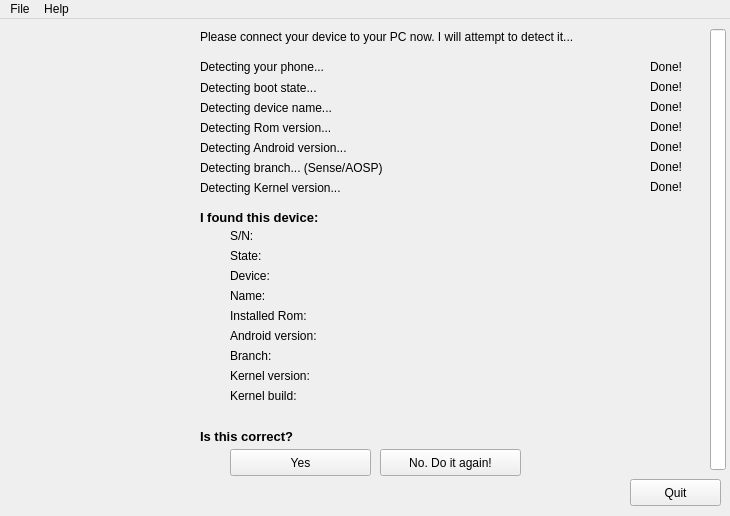
<?xml version="1.0" encoding="UTF-8"?>
<ui version="4.0">
 <class>detect</class>
 <widget class="QMainWindow" name="detect">
  <property name="geometry">
   <rect>
    <x>0</x>
    <y>0</y>
    <width>730</width>
    <height>516</height>
   </rect>
  </property>
  <property name="minimumSize">
   <size>
    <width>730</width>
    <height>516</height>
   </size>
  </property>
  <property name="maximumSize">
   <size>
    <width>730</width>
    <height>516</height>
   </size>
  </property>
  <property name="windowTitle">
   <string>Bricked-Installer</string>
  </property>
  <widget class="QWidget" name="centralwidget">
   <widget class="QLabel" name="lbl_brickedimage">
    <property name="geometry">
     <rect>
      <x>10</x>
      <y>10</y>
      <width>181</width>
      <height>461</height>
     </rect>
    </property>
    <property name="text">
     <string>&lt;!DOCTYPE HTML PUBLIC &quot;-//W3C//DTD HTML 4.0//EN&quot; &quot;http://www.w3.org/TR/REC-html40/strict.dtd&quot;&gt;
&lt;html&gt;&lt;head&gt;&lt;meta name=&quot;qrichtext&quot; content=&quot;1&quot; /&gt;&lt;style type=&quot;text/css&quot;&gt;
p, li { white-space: pre-wrap; }
&lt;/style&gt;&lt;/head&gt;&lt;body style=&quot; font-family:'Sans'; font-size:10pt; font-weight:400; font-style:normal;&quot;&gt;
&lt;p style=&quot; margin-top:0px; margin-bottom:0px; margin-left:0px; margin-right:0px; -qt-block-indent:0; text-indent:0px;&quot;&gt;&lt;img src=&quot;:/res/img_us/img_us/skyscraper.png&quot; /&gt;&lt;/p&gt;&lt;/body&gt;&lt;/html&gt;</string>
    </property>
   </widget>
   <widget class="QLabel" name="lbl_detectphone">
    <property name="geometry">
     <rect>
      <x>200</x>
      <y>40</y>
      <width>361</width>
      <height>16</height>
     </rect>
    </property>
    <property name="text">
     <string>Detecting your phone...</string>
    </property>
   </widget>
   <widget class="QLabel" name="lbl_plugin">
    <property name="geometry">
     <rect>
      <x>200</x>
      <y>10</y>
      <width>521</width>
      <height>16</height>
     </rect>
    </property>
    <property name="text">
     <string>Please connect your device to your PC now. I will attempt to detect it...</string>
    </property>
   </widget>
   <widget class="QProgressBar" name="bar_detectphone">
    <property name="geometry">
     <rect>
      <x>710</x>
      <y>10</y>
      <width>16</width>
      <height>441</height>
     </rect>
    </property>
    <property name="minimum">
     <number>0</number>
    </property>
    <property name="maximum">
     <number>100</number>
    </property>
    <property name="value">
     <number>0</number>
    </property>
    <property name="textVisible">
     <bool>false</bool>
    </property>
    <property name="orientation">
     <enum>Qt::Vertical</enum>
    </property>
    <property name="invertedAppearance">
     <bool>true</bool>
    </property>
    <property name="textDirection">
     <enum>QProgressBar::TopToBottom</enum>
    </property>
    <property name="format">
     <string>%p% Done</string>
    </property>
   </widget>
   <widget class="QLabel" name="lbl_detectstate">
    <property name="geometry">
     <rect>
      <x>200</x>
      <y>60</y>
      <width>361</width>
      <height>17</height>
     </rect>
    </property>
    <property name="text">
     <string>Detecting boot state...</string>
    </property>
   </widget>
   <widget class="QLabel" name="lbl_detectdevice">
    <property name="geometry">
     <rect>
      <x>200</x>
      <y>80</y>
      <width>361</width>
      <height>17</height>
     </rect>
    </property>
    <property name="text">
     <string>Detecting device name...</string>
    </property>
   </widget>
   <widget class="QLabel" name="lbl_detectromversion">
    <property name="geometry">
     <rect>
      <x>200</x>
      <y>100</y>
      <width>361</width>
      <height>17</height>
     </rect>
    </property>
    <property name="text">
     <string>Detecting Rom version...</string>
    </property>
   </widget>
   <widget class="QLabel" name="lbl_detectandroidversion">
    <property name="geometry">
     <rect>
      <x>200</x>
      <y>120</y>
      <width>361</width>
      <height>17</height>
     </rect>
    </property>
    <property name="text">
     <string>Detecting Android version...</string>
    </property>
   </widget>
   <widget class="QLabel" name="lbl_detectbranchversion">
    <property name="geometry">
     <rect>
      <x>200</x>
      <y>140</y>
      <width>361</width>
      <height>17</height>
     </rect>
    </property>
    <property name="text">
     <string>Detecting branch... (Sense/AOSP)</string>
    </property>
   </widget>
   <widget class="QLabel" name="lbl_donephone">
    <property name="geometry">
     <rect>
      <x>650</x>
      <y>40</y>
      <width>41</width>
      <height>16</height>
     </rect>
    </property>
    <property name="text">
     <string>Done!</string>
    </property>
   </widget>
   <widget class="QLabel" name="lbl_donestate">
    <property name="geometry">
     <rect>
      <x>650</x>
      <y>60</y>
      <width>41</width>
      <height>16</height>
     </rect>
    </property>
    <property name="text">
     <string>Done!</string>
    </property>
   </widget>
   <widget class="QLabel" name="lbl_donedevcode">
    <property name="geometry">
     <rect>
      <x>650</x>
      <y>80</y>
      <width>41</width>
      <height>16</height>
     </rect>
    </property>
    <property name="text">
     <string>Done!</string>
    </property>
   </widget>
   <widget class="QLabel" name="lbl_donerom">
    <property name="geometry">
     <rect>
      <x>650</x>
      <y>100</y>
      <width>41</width>
      <height>16</height>
     </rect>
    </property>
    <property name="text">
     <string>Done!</string>
    </property>
   </widget>
   <widget class="QLabel" name="lbl_doneandroid">
    <property name="geometry">
     <rect>
      <x>650</x>
      <y>120</y>
      <width>41</width>
      <height>16</height>
     </rect>
    </property>
    <property name="text">
     <string>Done!</string>
    </property>
   </widget>
   <widget class="QLabel" name="lbl_donebranch">
    <property name="geometry">
     <rect>
      <x>650</x>
      <y>140</y>
      <width>41</width>
      <height>16</height>
     </rect>
    </property>
    <property name="text">
     <string>Done!</string>
    </property>
   </widget>
   <widget class="QLabel" name="lbl_found">
    <property name="geometry">
     <rect>
      <x>200</x>
      <y>190</y>
      <width>191</width>
      <height>17</height>
     </rect>
    </property>
    <property name="text">
     <string>&lt;!DOCTYPE HTML PUBLIC &quot;-//W3C//DTD HTML 4.0//EN&quot; &quot;http://www.w3.org/TR/REC-html40/strict.dtd&quot;&gt;
&lt;html&gt;&lt;head&gt;&lt;meta name=&quot;qrichtext&quot; content=&quot;1&quot; /&gt;&lt;style type=&quot;text/css&quot;&gt;
p, li { white-space: pre-wrap; }
&lt;/style&gt;&lt;/head&gt;&lt;body style=&quot; font-family:'Sans'; font-size:10pt; font-weight:400; font-style:normal;&quot;&gt;
&lt;p style=&quot; margin-top:0px; margin-bottom:0px; margin-left:0px; margin-right:0px; -qt-block-indent:0; text-indent:0px;&quot;&gt;&lt;span style=&quot; font-weight:600;&quot;&gt;I found this device:&lt;/span&gt;&lt;/p&gt;&lt;/body&gt;&lt;/html&gt;</string>
    </property>
   </widget>
   <widget class="QLabel" name="lbl_snr">
    <property name="geometry">
     <rect>
      <x>230</x>
      <y>210</y>
      <width>171</width>
      <height>21</height>
     </rect>
    </property>
    <property name="text">
     <string>S/N:</string>
    </property>
    <property name="alignment">
     <set>Qt::AlignLeading|Qt::AlignLeft|Qt::AlignTop</set>
    </property>
   </widget>
   <widget class="QLabel" name="lbl_state">
    <property name="geometry">
     <rect>
      <x>230</x>
      <y>230</y>
      <width>171</width>
      <height>21</height>
     </rect>
    </property>
    <property name="text">
     <string>State:</string>
    </property>
    <property name="alignment">
     <set>Qt::AlignLeading|Qt::AlignLeft|Qt::AlignTop</set>
    </property>
   </widget>
   <widget class="QLabel" name="lbl_name">
    <property name="geometry">
     <rect>
      <x>230</x>
      <y>270</y>
      <width>171</width>
      <height>21</height>
     </rect>
    </property>
    <property name="text">
     <string>Name:</string>
    </property>
    <property name="alignment">
     <set>Qt::AlignLeading|Qt::AlignLeft|Qt::AlignTop</set>
    </property>
   </widget>
   <widget class="QLabel" name="lbl_romver">
    <property name="geometry">
     <rect>
      <x>230</x>
      <y>290</y>
      <width>171</width>
      <height>21</height>
     </rect>
    </property>
    <property name="text">
     <string>Installed Rom:</string>
    </property>
    <property name="alignment">
     <set>Qt::AlignLeading|Qt::AlignLeft|Qt::AlignTop</set>
    </property>
   </widget>
   <widget class="QLabel" name="lbl_androver">
    <property name="geometry">
     <rect>
      <x>230</x>
      <y>310</y>
      <width>171</width>
      <height>21</height>
     </rect>
    </property>
    <property name="text">
     <string>Android version:</string>
    </property>
    <property name="alignment">
     <set>Qt::AlignLeading|Qt::AlignLeft|Qt::AlignTop</set>
    </property>
   </widget>
   <widget class="QLabel" name="lbl_branchver">
    <property name="geometry">
     <rect>
      <x>230</x>
      <y>330</y>
      <width>101</width>
      <height>21</height>
     </rect>
    </property>
    <property name="text">
     <string>Branch:</string>
    </property>
    <property name="alignment">
     <set>Qt::AlignLeading|Qt::AlignLeft|Qt::AlignTop</set>
    </property>
   </widget>
   <widget class="QLabel" name="lbl_edt_snr">
    <property name="geometry">
     <rect>
      <x>350</x>
      <y>210</y>
      <width>311</width>
      <height>21</height>
     </rect>
    </property>
    <property name="text">
     <string/>
    </property>
    <property name="alignment">
     <set>Qt::AlignRight|Qt::AlignTop|Qt::AlignTrailing</set>
    </property>
   </widget>
   <widget class="QLabel" name="lbl_edt_state">
    <property name="geometry">
     <rect>
      <x>430</x>
      <y>230</y>
      <width>231</width>
      <height>21</height>
     </rect>
    </property>
    <property name="text">
     <string/>
    </property>
    <property name="alignment">
     <set>Qt::AlignRight|Qt::AlignTop|Qt::AlignTrailing</set>
    </property>
   </widget>
   <widget class="QLabel" name="lbl_edt_model">
    <property name="geometry">
     <rect>
      <x>360</x>
      <y>270</y>
      <width>301</width>
      <height>21</height>
     </rect>
    </property>
    <property name="text">
     <string/>
    </property>
    <property name="alignment">
     <set>Qt::AlignRight|Qt::AlignTop|Qt::AlignTrailing</set>
    </property>
   </widget>
   <widget class="QLabel" name="lbl_edt_romver">
    <property name="geometry">
     <rect>
      <x>330</x>
      <y>290</y>
      <width>331</width>
      <height>21</height>
     </rect>
    </property>
    <property name="text">
     <string/>
    </property>
    <property name="alignment">
     <set>Qt::AlignRight|Qt::AlignTop|Qt::AlignTrailing</set>
    </property>
   </widget>
   <widget class="QLabel" name="lbl_edt_androidver">
    <property name="geometry">
     <rect>
      <x>340</x>
      <y>310</y>
      <width>321</width>
      <height>21</height>
     </rect>
    </property>
    <property name="text">
     <string/>
    </property>
    <property name="alignment">
     <set>Qt::AlignRight|Qt::AlignTop|Qt::AlignTrailing</set>
    </property>
   </widget>
   <widget class="QLabel" name="lbl_edt_branchver">
    <property name="geometry">
     <rect>
      <x>340</x>
      <y>330</y>
      <width>321</width>
      <height>21</height>
     </rect>
    </property>
    <property name="text">
     <string/>
    </property>
    <property name="alignment">
     <set>Qt::AlignRight|Qt::AlignTop|Qt::AlignTrailing</set>
    </property>
   </widget>
   <widget class="QLabel" name="lbl_device">
    <property name="geometry">
     <rect>
      <x>230</x>
      <y>250</y>
      <width>171</width>
      <height>21</height>
     </rect>
    </property>
    <property name="text">
     <string>Device:</string>
    </property>
    <property name="alignment">
     <set>Qt::AlignLeading|Qt::AlignLeft|Qt::AlignTop</set>
    </property>
   </widget>
   <widget class="QLabel" name="lbl_qcorrect">
    <property name="geometry">
     <rect>
      <x>200</x>
      <y>410</y>
      <width>131</width>
      <height>16</height>
     </rect>
    </property>
    <property name="text">
     <string>&lt;!DOCTYPE HTML PUBLIC &quot;-//W3C//DTD HTML 4.0//EN&quot; &quot;http://www.w3.org/TR/REC-html40/strict.dtd&quot;&gt;
&lt;html&gt;&lt;head&gt;&lt;meta name=&quot;qrichtext&quot; content=&quot;1&quot; /&gt;&lt;style type=&quot;text/css&quot;&gt;
p, li { white-space: pre-wrap; }
&lt;/style&gt;&lt;/head&gt;&lt;body style=&quot; font-family:'Sans'; font-size:10pt; font-weight:400; font-style:normal;&quot;&gt;
&lt;p style=&quot; margin-top:0px; margin-bottom:0px; margin-left:0px; margin-right:0px; -qt-block-indent:0; text-indent:0px;&quot;&gt;&lt;span style=&quot; font-weight:600;&quot;&gt;Is this correct?&lt;/span&gt;&lt;/p&gt;&lt;/body&gt;&lt;/html&gt;</string>
    </property>
   </widget>
   <widget class="QPushButton" name="btn_yes">
    <property name="geometry">
     <rect>
      <x>230</x>
      <y>430</y>
      <width>141</width>
      <height>27</height>
     </rect>
    </property>
    <property name="text">
     <string>Yes</string>
    </property>
   </widget>
   <widget class="QPushButton" name="btn_no">
    <property name="geometry">
     <rect>
      <x>380</x>
      <y>430</y>
      <width>141</width>
      <height>27</height>
     </rect>
    </property>
    <property name="text">
     <string>No. Do it again!</string>
    </property>
   </widget>
   <widget class="QPushButton" name="btn_quit">
    <property name="geometry">
     <rect>
      <x>630</x>
      <y>460</y>
      <width>91</width>
      <height>27</height>
     </rect>
    </property>
    <property name="text">
     <string>Quit</string>
    </property>
   </widget>
   <widget class="QLabel" name="lbl_kernelversion">
    <property name="geometry">
     <rect>
      <x>230</x>
      <y>350</y>
      <width>171</width>
      <height>21</height>
     </rect>
    </property>
    <property name="text">
     <string>Kernel version:</string>
    </property>
    <property name="alignment">
     <set>Qt::AlignLeading|Qt::AlignLeft|Qt::AlignTop</set>
    </property>
   </widget>
   <widget class="QLabel" name="lbl_kernelbuild">
    <property name="geometry">
     <rect>
      <x>230</x>
      <y>370</y>
      <width>171</width>
      <height>21</height>
     </rect>
    </property>
    <property name="text">
     <string>Kernel build:</string>
    </property>
    <property name="alignment">
     <set>Qt::AlignLeading|Qt::AlignLeft|Qt::AlignTop</set>
    </property>
   </widget>
   <widget class="QLabel" name="lbl_edt_kernelversion">
    <property name="geometry">
     <rect>
      <x>360</x>
      <y>350</y>
      <width>301</width>
      <height>21</height>
     </rect>
    </property>
    <property name="text">
     <string/>
    </property>
    <property name="alignment">
     <set>Qt::AlignRight|Qt::AlignTop|Qt::AlignTrailing</set>
    </property>
   </widget>
   <widget class="QLabel" name="lbl_detectkernelversion">
    <property name="geometry">
     <rect>
      <x>200</x>
      <y>160</y>
      <width>361</width>
      <height>17</height>
     </rect>
    </property>
    <property name="text">
     <string>Detecting Kernel version...</string>
    </property>
   </widget>
   <widget class="QLabel" name="lbl_donekernel">
    <property name="geometry">
     <rect>
      <x>650</x>
      <y>160</y>
      <width>41</width>
      <height>16</height>
     </rect>
    </property>
    <property name="text">
     <string>Done!</string>
    </property>
   </widget>
   <widget class="QLabel" name="lbl_edt_device">
    <property name="geometry">
     <rect>
      <x>430</x>
      <y>250</y>
      <width>231</width>
      <height>21</height>
     </rect>
    </property>
    <property name="text">
     <string/>
    </property>
    <property name="alignment">
     <set>Qt::AlignRight|Qt::AlignTop|Qt::AlignTrailing</set>
    </property>
   </widget>
   <widget class="QLabel" name="lbl_edt_kernelbuild">
    <property name="geometry">
     <rect>
      <x>310</x>
      <y>370</y>
      <width>351</width>
      <height>21</height>
     </rect>
    </property>
    <property name="text">
     <string/>
    </property>
    <property name="alignment">
     <set>Qt::AlignRight|Qt::AlignTop|Qt::AlignTrailing</set>
    </property>
   </widget>
  </widget>
  <widget class="QMenuBar" name="menubar">
   <property name="geometry">
    <rect>
     <x>0</x>
     <y>0</y>
     <width>730</width>
     <height>23</height>
    </rect>
   </property>
   <widget class="QMenu" name="menuFile">
    <property name="title">
     <string>File</string>
    </property>
    <addaction name="actionQuit"/>
   </widget>
   <widget class="QMenu" name="menuHelp">
    <property name="title">
     <string>Help</string>
    </property>
    <addaction name="actionInfo"/>
   </widget>
   <addaction name="menuFile"/>
   <addaction name="menuHelp"/>
  </widget>
  <action name="actionQuit">
   <property name="text">
    <string>Quit</string>
   </property>
  </action>
  <action name="actionInfo">
   <property name="text">
    <string>Info</string>
   </property>
  </action>
 </widget>
 <resources/>
 <connections/>
</ui>
